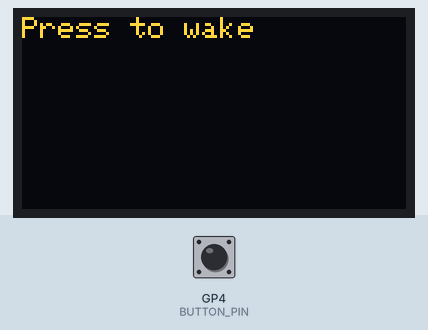
A sketch run on a simulated Raspberry Pi Pico. Shown: 128×64 one-colour display. Inputs (shaded band) come from the test bench; at power-on: GP4 (BUTTON_PIN) HIGH. The OLED is the two-colour kind (top 16 rows yellow).

Above: at 0.1 s.
At 30.03 s:
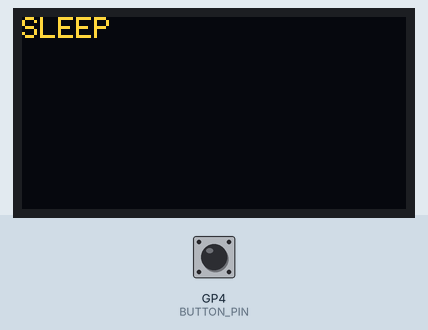

The sketch:

display_oled_339.ino
```cpp
// snippet: display_oled_339
// tags: adafruit_gfx, adafruit_ssd1306
// boards: avr, esp32, megaavr, nano33iot, romi32u4, rp2040
// library: Adafruit_GFX, Adafruit_SSD1306
// description: Blank the SSD1306 128×64 OLED after 30 seconds of inactivity (no button presses)
// prompts: blank, ssd1306, 128×64, after, seconds, inactivity
// verified: compile-only
// source: kd-generated (id 339)
// exact-include: Wire.h, Adafruit_GFX.h, Adafruit_SSD1306.h

#include <Wire.h>
#include <Adafruit_GFX.h>
#include <Adafruit_SSD1306.h>

#define SCREEN_W 128
#define SCREEN_H 64
#define OLED_ADDR 0x3C

Adafruit_SSD1306 display(SCREEN_W, SCREEN_H, &Wire, -1);
const int BUTTON_PIN = 4;
unsigned long lastActivityMs = 0;
const unsigned long INACTIVITY_TIMEOUT = 30000; // 30 seconds

void setup() {
  Serial.begin(9600);

  // Configure button pin with internal pull-up resistor
  // Button is active-low (pulls to GND when pressed)
  pinMode(BUTTON_PIN, INPUT_PULLUP);

  if (!display.begin(SSD1306_SWITCHCAPVCC, OLED_ADDR)) {
    Serial.println("SSD1306 not found");
    while (1);
  }
  display.clearDisplay();  // SSD1306: clear the framebuffer (push with display())
  display.setTextSize(1);
  display.setTextColor(SSD1306_WHITE);
  display.setCursor(0, 0);
  display.println("Press to wake");
  display.display();  // SSD1306: push the framebuffer to the screen
}

void loop() {
  unsigned long now = millis();
  if (digitalRead(BUTTON_PIN) == LOW) {
    lastActivityMs = now;
    display.clearDisplay();  // SSD1306: clear the framebuffer (push with display())
    display.setTextSize(1);
    display.setTextColor(SSD1306_WHITE);
    display.setCursor(0, 0);
    display.println("Press to wake");
    display.display();  // SSD1306: push the framebuffer to the screen
  }

  if (now - lastActivityMs >= INACTIVITY_TIMEOUT) {
    display.clearDisplay();  // SSD1306: clear the framebuffer (push with display())
    display.setTextSize(1);
    display.setTextColor(SSD1306_WHITE);
    display.setCursor(0, 0);
    display.println("SLEEP");
    display.display();  // SSD1306: push the framebuffer to the screen
    unsigned long tRel = millis();
    while (digitalRead(BUTTON_PIN) == LOW) {  // wait for button release, but don't hang
      if (millis() - tRel > 5000) break;
      delay(10);
    }
    lastActivityMs = now;
    display.clearDisplay();  // SSD1306: clear the framebuffer (push with display())
    display.setTextSize(1);
    display.setTextColor(SSD1306_WHITE);
    display.setCursor(0, 0);
    display.println("Press to wake");
    display.display();  // SSD1306: push the framebuffer to the screen
  }
}
```
